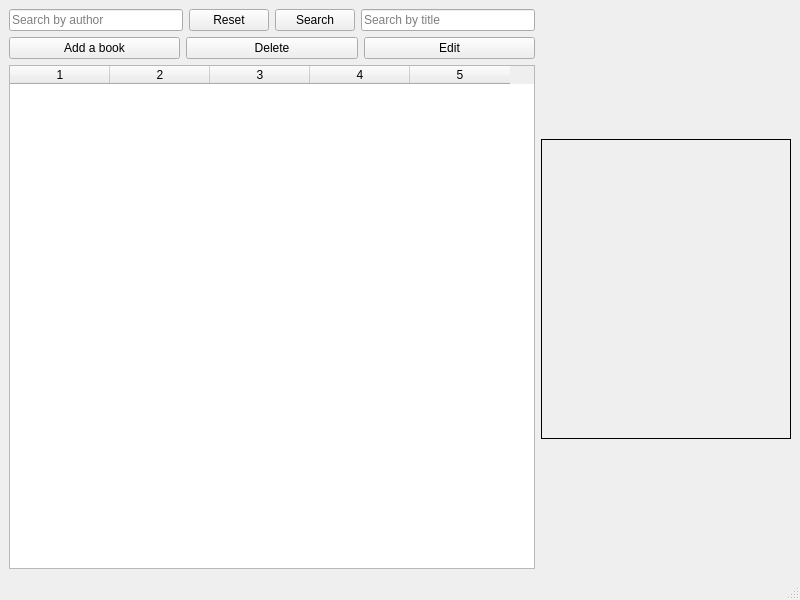
<?xml version="1.0" encoding="UTF-8"?>
<ui version="4.0">
 <class>MainWindow</class>
 <widget class="QMainWindow" name="MainWindow">
  <property name="geometry">
   <rect>
    <x>0</x>
    <y>0</y>
    <width>800</width>
    <height>600</height>
   </rect>
  </property>
  <property name="windowTitle">
   <string>MainWindow</string>
  </property>
  <widget class="QWidget" name="centralwidget">
   <layout class="QVBoxLayout" name="verticalLayout_2">
    <item>
     <layout class="QHBoxLayout" name="horizontalLayout_3">
      <item>
       <layout class="QVBoxLayout" name="verticalLayout">
        <item>
         <layout class="QHBoxLayout" name="horizontalLayout">
          <item>
           <widget class="QLineEdit" name="editSearchAuthor">
            <property name="placeholderText">
             <string>Search by author</string>
            </property>
           </widget>
          </item>
          <item>
           <widget class="QPushButton" name="btnReset">
            <property name="text">
             <string>Reset</string>
            </property>
           </widget>
          </item>
          <item>
           <widget class="QPushButton" name="btnSearch">
            <property name="text">
             <string>Search</string>
            </property>
           </widget>
          </item>
          <item>
           <widget class="QLineEdit" name="editSearchTitle">
            <property name="placeholderText">
             <string>Search by title</string>
            </property>
           </widget>
          </item>
         </layout>
        </item>
        <item>
         <layout class="QHBoxLayout" name="horizontalLayout_2">
          <item>
           <widget class="QPushButton" name="btnAdd">
            <property name="text">
             <string>Add a book</string>
            </property>
           </widget>
          </item>
          <item>
           <widget class="QPushButton" name="btnDelete">
            <property name="text">
             <string>Delete</string>
            </property>
           </widget>
          </item>
          <item>
           <widget class="QPushButton" name="btnEdit">
            <property name="text">
             <string>Edit</string>
            </property>
           </widget>
          </item>
         </layout>
        </item>
        <item>
         <widget class="QTableWidget" name="tableBooks">
          <property name="editTriggers">
           <set>QAbstractItemView::NoEditTriggers</set>
          </property>
          <property name="columnCount">
           <number>5</number>
          </property>
          <column/>
          <column/>
          <column/>
          <column/>
          <column/>
         </widget>
        </item>
       </layout>
      </item>
      <item>
       <widget class="QLabel" name="imagePreview">
        <property name="minimumSize">
         <size>
          <width>250</width>
          <height>300</height>
         </size>
        </property>
        <property name="maximumSize">
         <size>
          <width>250</width>
          <height>300</height>
         </size>
        </property>
        <property name="frameShape">
         <enum>QFrame::Box</enum>
        </property>
        <property name="text">
         <string/>
        </property>
       </widget>
      </item>
     </layout>
    </item>
   </layout>
  </widget>
  <widget class="QMenuBar" name="menubar">
   <property name="geometry">
    <rect>
     <x>0</x>
     <y>0</y>
     <width>800</width>
     <height>21</height>
    </rect>
   </property>
  </widget>
  <widget class="QStatusBar" name="statusbar"/>
 </widget>
 <resources/>
 <connections/>
</ui>
